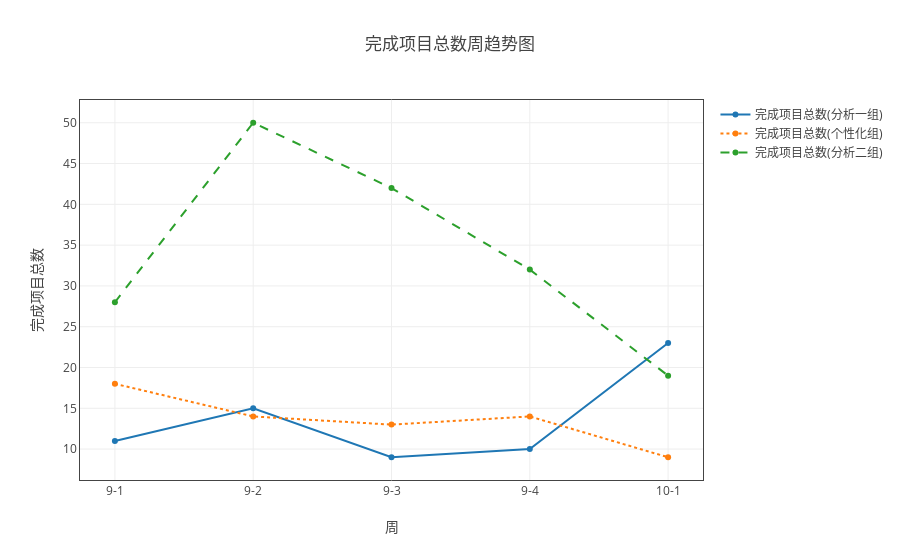

Source (notebook cell):
### Markdown cell above
### 各组总完成项目趋势图

### Code cell
ss = myModule.format(all_df1 ,"日期（格式“月-周次”）" ,['完成项目总数'])
ss.add_group('组别')
#ss.get_average_by('人员')
tt = myModule.sort_by_index(ss.groupby('sum'))
tt
myModule.myPlot(myModule.sort_by_index(ss.groupby('sum'))).plot('line')
#ss = myModule.format(all_df1 ,"month" ,['完成项目总数'])
#ss.add_group('组别')
#ss.get_average_by('人员')
#myModule.myPlot(ss.groupby('sum')).plot('line',"月")

### Figure 1 — Plotly figure (JSON) as saved in the notebook; plotly's stock layout.template omitted (floating-point values rounded to 4 significant figures)
{"data": [{"line": {"dash": "solid"}, "name": "完成项目总数(分析一组)", "type": "scatter", "uid": "d2202a83-d1b9-11e8-8ddb-a41f72875c19", "x": ["9-1", "9-2", "9-3", "9-4", "10-1"], "y": [11, 15, 9, 10, 23]}, {"line": {"dash": "dot"}, "name": "完成项目总数(个性化组)", "type": "scatter", "uid": "d2202a84-d1b9-11e8-8ddb-a41f72875c19", "x": ["9-1", "9-2", "9-3", "9-4", "10-1"], "y": [18, 14, 13, 14, 9]}, {"line": {"dash": "dash"}, "name": "完成项目总数(分析二组)", "type": "scatter", "uid": "d2202a85-d1b9-11e8-8ddb-a41f72875c19", "x": ["9-1", "9-2", "9-3", "9-4", "10-1"], "y": [28, 50, 42, 32, 19]}], "layout": {"title": "完成项目总数周趋势图", "xaxis": {"mirror": "all", "nticks": 20, "showgrid": true, "showline": true, "title": "周", "type": "category", "zeroline": true}, "yaxis": {"mirror": "all", "nticks": 20, "showgrid": true, "showline": true, "title": "完成项目总数", "zeroline": true}}}
